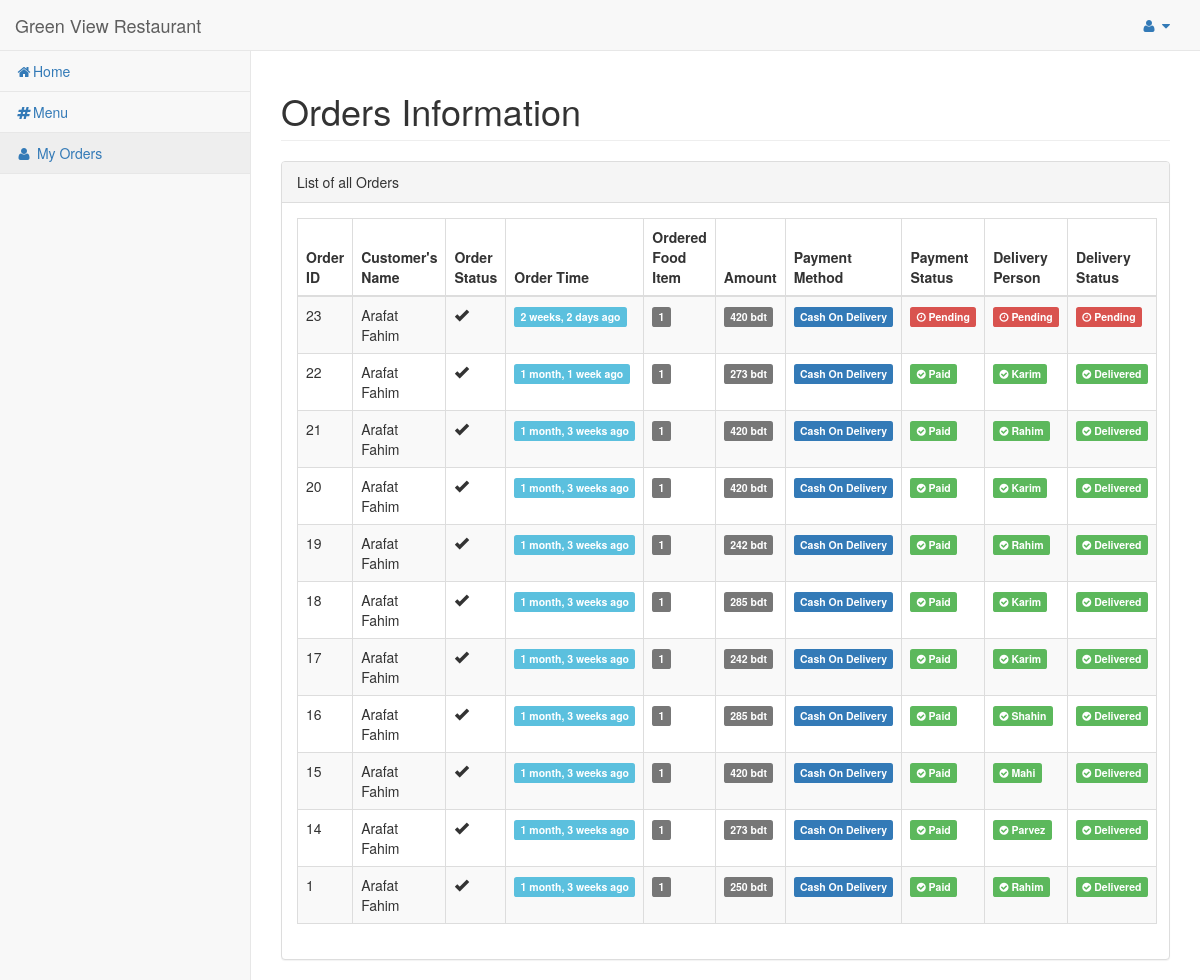
Page /myorders/ (signed in) on the earlier database version.
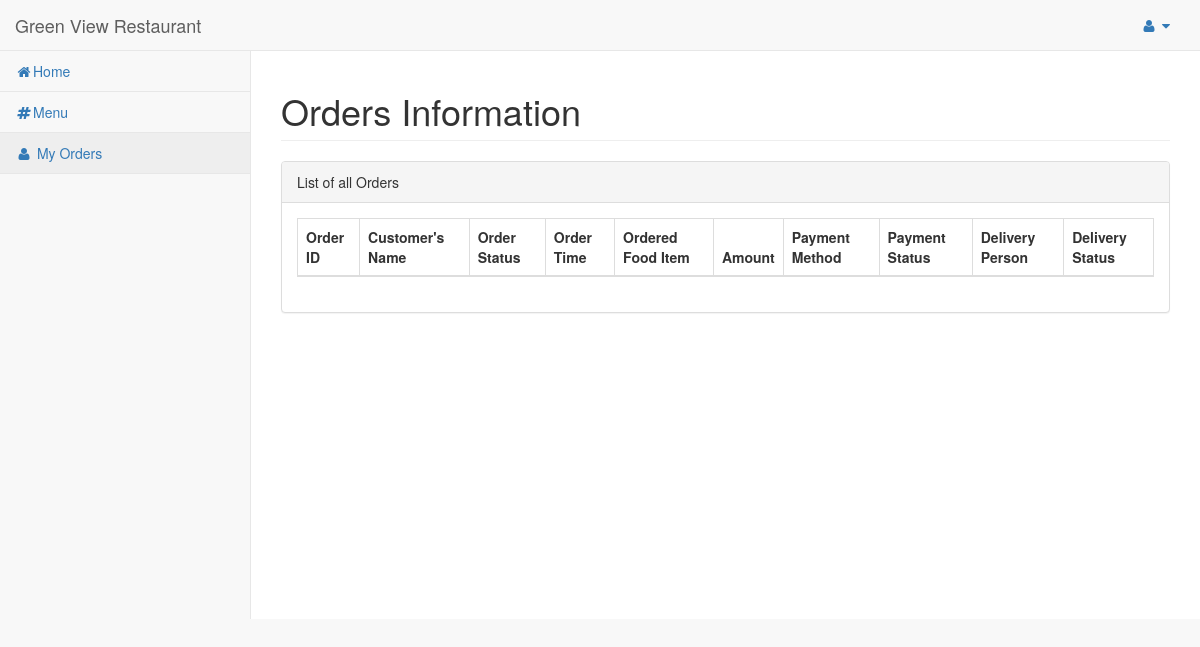
Same page on the later database version.
### hotel/models.py (models this page shows, shortened)
class Order(models.Model):
    pending = 'Pending'
    completed = 'Completed'
    STATUS = (
        (pending, pending),
        (completed, completed),
    )
    cod = 'Cash On Delivery'
    card = 'Card Payment'
    bkash = 'Bkash Payment'
    PAYMENT = (
        (cod, cod),
        (card, card),
        (bkash, bkash),
    )
    pickup = 'PickUp'
    delivery = 'Delivery'
    TYPE = (
        (pickup, pickup),
        (delivery, delivery),
    )
    customer = models.ForeignKey(Customer, on_delete=models.CASCADE)
    order_timestamp = models.DateTimeField(auto_now_add=True)
    delivery_timestamp = models.DateTimeField(auto_now=True)
    food_items = models.TextField(null=True)
    payment_status = models.CharField(max_length=100, choices=STATUS)
    delivery_status = models.CharField(max_length=100, choices=STATUS)
    if_cancelled = models.BooleanField(default=False)
    total_amount = models.IntegerField(blank=True, null=True)
    payment_method = models.CharField(max_length=100, choices=PAYMENT)
    location = models.CharField(max_length=200, blank=True, null=True)
    delivery_boy = models.ForeignKey(Staff, on_delete=models.CASCADE, null=True, blank=True)
    def __str__(self):
        return self.customer.__str__()

class Customer(models.Model):
    pending = 'Pending'
    verified = 'Verified'
    STATUS = (
        (pending, pending),
        (verified, verified),
    )
    customer = models.ForeignKey(User, on_delete=models.CASCADE)
    address = models.TextField()
    referal_code = models.CharField(max_length=10)
    contact = models.CharField(max_length=10)
    orders = models.IntegerField(default=0)
    total_sale = models.IntegerField(default=0)
    status = models.CharField(max_length=50, choices=STATUS)
    def __str__(self):
        return self.customer.first_name + " " + self.customer.last_name

class Staff(models.Model):
    weiter = 'weiter'
    deliveryboy = 'Delivery Boy'
    chef = 'Chef'
    ROLES = (
        (weiter, weiter),
        (chef, chef),
        (deliveryboy, deliveryboy),
    )
    staff_name = models.CharField(max_length=255)
    address = models.TextField()
    contact = models.CharField(max_length=10)
    email = models.EmailField(max_length=255)
    salary = models.IntegerField()
    role = models.CharField(max_length=30, choices=ROLES)
    def __str__(self):
        return self.staff_name

### hotel/views.py (the view)
# urls.py: url(r'^myorders/$', views.my_orders, name='my_orders'),
@login_required
def my_orders(request):
    user = User.objects.get(id=request.user.id)
    customer = Customer.objects.get(customer=user)
    orders = Order.objects.filter(customer=customer).order_by('-id')
    print(orders)
    return render(request, 'orders.html', {'orders': orders})

### hotel/templates/orders.html (shortened to what the changed rows need)
{% load static %}
{% include "includes/userbase.html" %}
{% load humanize %}
        <div id="page-wrapper">
            <div class="row">
                <div class="col-lg-12">
                    <h1 class="page-header">Orders Information</h1>
                </div>
            </div>
            <div class="row">
                <div class="col-lg-12">
                    <div class="panel panel-default">
                        <div class="panel-body">
                            <table width="100%" class="table table-striped table-bordered table-hover" >
                                <thead>
                                    <tr>
                                        <th>Order ID</th>
                                        <th>Customer's Name</th>
                                        <th>Order Status</th>
                                        <th>Order Time</th>
                                        <th>Ordered Food Item</th>
                                        <th>Amount</th>
                                        <th>Payment Method</th>
                                        <th>Payment Status</th>
                                        <th>Delivery Person</th>
                                        <th>Delivery Status</th>
                                    </tr>
                                </thead>
                                <tbody>
                                    {% for order in orders %}
                                    <tr>
                                        <td>{{order.id}}</td>
                                        <td>{{order.customer.customer.first_name}} {{order.customer.customer.last_name}}</td>
                                        <td>{% if order.if_cancelled == False %}
                                            <span class="glyphicon glyphicon-ok" aria-hidden="true"></span>
                                            {% else %}
                                            <span class="glyphicon glyphicon-remove" aria-hidden="true"></span>
                                            {% endif %}
                                        </td>
                                        <td>
                                            <span class="label label-info">{{order.order_timestamp|naturaltime}}</span>
                                        </td>
                                        <td><span class="label label-default">{{order.food_items}}</span></td>
                                        <td><span class="label label-default">{{order.total_amount}} bdt</span></td>
                                        <td><span class="label label-primary">{{order.payment_method}}</span></td>
                                        <td>{% if order.payment_status == 'Completed' %}
                                            <span class="label label-success">
                                                <i class="fa fa-check-circle" aria-hidden="true"></i>
                                                Paid</span>
                                            {% else %}
                                            <span class="label label-danger">
                                            <i class="fa fa-clock-o" aria-hidden="true"></i>
                                                Pending
                                            </span>
                                            {% endif %}
                                        </td>
                                        <td>{% if  order.delivery_boy == None %}
                                            <span class="label label-danger">
                                            <i class="fa fa-clock-o" aria-hidden="true"></i>
                                                Pending
                                            </span>
                                            {% else %}
                                            <span class="label label-success">
                                            <i class="fa fa-check-circle" aria-hidden="true"></i>
                                                {{ order.delivery_boy }}</span>
                                            {% endif %}
                                        </td>
                                        <td>{% if order.delivery_status == 'Completed' %}
                                            <span class="label label-success">
                                            <i class="fa fa-check-circle" aria-hidden="true"></i>
                                                Delivered</span>
                                            {% else %}
                                            <span class="label label-danger">
                                            <i class="fa fa-clock-o" aria-hidden="true"></i>
                                                Pending
                                            </span>
                                            {% endif %}
                                        </td>
                                    </tr>
                                    {% endfor %}
                                </tbody>
                            </table>
                        </div>
                    </div>
                </div>
            </div>
        </div>
</body>
</html>

Differences in the rows shown:
removed Order: id "23", customer.customer.first_name "Arafat", customer.customer.last_name "Fahim", if_cancelled False (drawn), order_timestamp "2 weeks, 2 days ago", food_items "1", total_amount "420", payment_method "Cash On Delivery", payment_status "Pending" (drawn), delivery_status "Pending" (drawn)
removed Order: id "22", customer.customer.first_name "Arafat", customer.customer.last_name "Fahim", if_cancelled False (drawn), order_timestamp "1 month, 1 week ago", food_items "1", total_amount "273", payment_method "Cash On Delivery", payment_status "Completed" (drawn), delivery_boy "Karim", delivery_status "Completed" (drawn)
removed Order: id "21", customer.customer.first_name "Arafat", customer.customer.last_name "Fahim", if_cancelled False (drawn), order_timestamp "1 month, 3 weeks ago", food_items "1", total_amount "420", payment_method "Cash On Delivery", payment_status "Completed" (drawn), delivery_boy "Rahim", delivery_status "Completed" (drawn)
removed Order: id "20", customer.customer.first_name "Arafat", customer.customer.last_name "Fahim", if_cancelled False (drawn), order_timestamp "1 month, 3 weeks ago", food_items "1", total_amount "420", payment_method "Cash On Delivery", payment_status "Completed" (drawn), delivery_boy "Karim", delivery_status "Completed" (drawn)
removed Order: id "19", customer.customer.first_name "Arafat", customer.customer.last_name "Fahim", if_cancelled False (drawn), order_timestamp "1 month, 3 weeks ago", food_items "1", total_amount "242", payment_method "Cash On Delivery", payment_status "Completed" (drawn), delivery_boy "Rahim", delivery_status "Completed" (drawn)
removed Order: id "18", customer.customer.first_name "Arafat", customer.customer.last_name "Fahim", if_cancelled False (drawn), order_timestamp "1 month, 3 weeks ago", food_items "1", total_amount "285", payment_method "Cash On Delivery", payment_status "Completed" (drawn), delivery_boy "Karim", delivery_status "Completed" (drawn)
no longer on this page (row edited): Order: id "17", customer.customer.first_name "Arafat", customer.customer.last_name "Fahim", if_cancelled False (drawn), order_timestamp "1 month, 3 weeks ago", food_items "1", total_amount "242", payment_method "Cash On Delivery", payment_status "Completed" (drawn), delivery_boy "Karim", delivery_status "Completed" (drawn)
removed Order: id "16", customer.customer.first_name "Arafat", customer.customer.last_name "Fahim", if_cancelled False (drawn), order_timestamp "1 month, 3 weeks ago", food_items "1", total_amount "285", payment_method "Cash On Delivery", payment_status "Completed" (drawn), delivery_boy "Shahin", delivery_status "Completed" (drawn)
removed Order: id "15", customer.customer.first_name "Arafat", customer.customer.last_name "Fahim", if_cancelled False (drawn), order_timestamp "1 month, 3 weeks ago", food_items "1", total_amount "420", payment_method "Cash On Delivery", payment_status "Completed" (drawn), delivery_boy "Mahi", delivery_status "Completed" (drawn)
removed Order: id "14", customer.customer.first_name "Arafat", customer.customer.last_name "Fahim", if_cancelled False (drawn), order_timestamp "1 month, 3 weeks ago", food_items "1", total_amount "273", payment_method "Cash On Delivery", payment_status "Completed" (drawn), delivery_boy "Parvez", delivery_status "Completed" (drawn)
removed Order: id "1", customer.customer.first_name "Arafat", customer.customer.last_name "Fahim", if_cancelled False (drawn), order_timestamp "1 month, 3 weeks ago", food_items "1", total_amount "250", payment_method "Cash On Delivery", payment_status "Completed" (drawn), delivery_boy "Rahim", delivery_status "Completed" (drawn)
